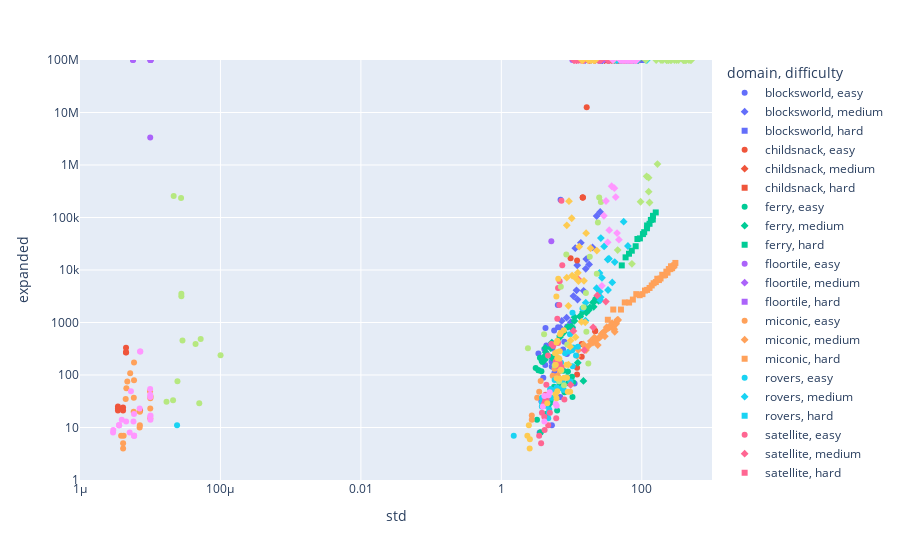

Source (notebook cell):
### Markdown cell above
### Bayesian s.t.d. vs other metrics

### Code cell
df = WHOLE_DF.copy()
df = df[df["model"] == rename(GPR)]
metric = "expanded"
df[metric] = np.where(df["solved"], df[metric], PLOT_MAX_EXPANDED)
fig = px.scatter(
    df, x="std", y=metric, color="domain", symbol="difficulty", log_x=True, log_y=True, range_x=(1e-6, PLOT_MAX_STD), range_y=(1, PLOT_MAX_EXPANDED), hover_data=["problem"]
)
fig.show()
fig.write_html("px/expanded_vs_std.html")

### Figure 1 — Plotly figure (JSON) as saved in the notebook; plotly's stock layout.template omitted (floating-point values rounded to 4 significant figures)
{"data": [{"customdata": [[1], [2], [3], [4], [5], [6], [7], [8], [9], [10], [11], [12], [13], [14], [15], [16], [17], [18], [19], [20], [21], [22], [23], [24], [25], [26], [27], [28], [29], [30]], "hovertemplate": "domain=blocksworld<br>difficulty=easy<br>std=%{x}<br>expanded=%{y}<br>problem=%{customdata[0]}<extra></extra>", "legendgroup": "blocksworld, easy", "marker": {"color": "#636efa", "symbol": "circle"}, "mode": "markers", "name": "blocksworld, easy", "orientation": "v", "showlegend": true, "type": "scatter", "x": [5.247, 3.515, 4.412, 4.275, 3.71, 6.901, 6.995, 4.256, 3.374, 11.04, 4.224, 8.592, 4.105, 5.699, 5.226, 5.189, 5.322, 5.391, 5.786, 5.908, 6.493, 5.653, 3.96, 6.429, 6.37, 7.882, 7.567, 8.666, 4.377, 6.97], "xaxis": "x", "y": [11, 8, 33, 33, 32, 38, 81, 784, 258, 69, 155, 252, 311, 109, 145, 179, 319, 143, 168, 233, 78, 702, 89, 812, 2156, 432, 306, 841, 366, 217086], "yaxis": "y"}, {"customdata": [[31], [32], [33], [34], [35], [36], [37], [38], [39], [40], [41], [42], [43], [44], [45], [46], [47], [48], [49], [50], [51], [52], [53], [54], [55], [56], [57], [58], [59], [60]], "hovertemplate": "domain=blocksworld<br>difficulty=medium<br>std=%{x}<br>expanded=%{y}<br>problem=%{customdata[0]}<extra></extra>", "legendgroup": "blocksworld, medium", "marker": {"color": "#636efa", "symbol": "diamond"}, "mode": "markers", "name": "blocksworld, medium", "orientation": "v", "showlegend": true, "type": "scatter", "x": [8.503, 6.954, 7.24, 11.77, 10.14, 9.754, 12.17, 10.63, 11.31, 12.05, 13.56, 16.2, 17.79, 14.85, 15.91, 15.67, 18.92, 21.33, 19.9, 21.4, 21.77, 22.76, 25.31, 24.39, 25.57, 27.54, 27.49, 25.76, 26.89, 34.01], "xaxis": "x", "y": [1233, 790, 1072, 4103, 769, 1012, 2739, 3193, 25996, 12309, 32993, 16148, 12791, 4007, 10506, 100000000, 100000000, 100000000, 26921, 100000000, 100000000, 106907, 100000000, 100000000, 127287, 100000000, 100000000, 100000000, 100000000, 100000000], "yaxis": "y"}, {"customdata": [[61], [62], [63], [64], [65], [66], [67], [68], [69], [70], [71], [72], [73], [74], [75], [76], [77], [78], [79], [80], [81], [82], [83], [84], [85], [86], [87], [88], [89], [90]], "hovertemplate": "domain=blocksworld<br>difficulty=hard<br>std=%{x}<br>expanded=%{y}<br>problem=%{customdata[0]}<extra></extra>", "legendgroup": "blocksworld, hard", "marker": {"color": "#636efa", "symbol": "square"}, "mode": "markers", "name": "blocksworld, hard", "orientation": "v", "showlegend": true, "type": "scatter", "x": [29.4, 31.82, 34.08, 41.55, 44.66, 42.25, 50.27, 50.13, 54.25, 54.77, 55.91, 56.08, 56.63, 61.49, 64.18, 71.58, 64.32, 78.51, 78.24, 77.76, 75.66, 91.26, 87.62, 89.14, 83.05, 91.48, 98.49, 96.09, 96.05, 109.5], "xaxis": "x", "y": [100000000, 100000000, 100000000, 100000000, 100000000, 100000000, 100000000, 100000000, 100000000, 100000000, 100000000, 100000000, 100000000, 100000000, 100000000, 100000000, 100000000, 100000000, 100000000, 100000000, 100000000, 100000000, 100000000, 100000000, 100000000, 100000000, 100000000, 100000000, 100000000, 100000000], "yaxis": "y"}, {"customdata": [[1], [2], [3], [4], [5], [6], [7], [8], [9], [10], [11], [12], [13], [14], [15], [16], [17], [18], [19], [20], [21], [22], [23], [24], [25], [26], [27], [28], [29], [30]], "hovertemplate": "domain=childsnack<br>difficulty=easy<br>std=%{x}<br>expanded=%{y}<br>problem=%{customdata[0]}<extra></extra>", "legendgroup": "childsnack, easy", "marker": {"color": "#EF553B", "symbol": "circle"}, "mode": "markers", "name": "childsnack, easy", "orientation": "v", "showlegend": true, "type": "scatter", "x": [3.471e-06, 3.471e-06, 3.471e-06, 4.102e-06, 4.102e-06, 4.524e-06, 4.524e-06, 4.524e-06, 7.168e-06, 9.691, 11.99, 11.99, 11.99, 13.96, 13.96, 14.45, 14.45, 14.45, 16.43, 16.43, 17.79, 17.79, 19.25, 19.73, 19.73, 20.24, 21.7, 21.7, 22.2, 22.2], "xaxis": "x", "y": [21, 25, 23, 21, 24, 268, 272, 329, 21, 16800, 102, 15124, 137, 222, 389, 241612, 241562, 241569, 12636411, 100000000, 100000000, 100000000, 100000000, 100000000, 100000000, 100000000, 687, 686, 100000000, 100000000], "yaxis": "y"}, {"customdata": [[31], [32], [33], [34], [35], [36], [37], [38], [39], [40], [41], [42], [43], [44], [45], [46], [47], [48], [49], [50], [51], [52], [53], [54], [55], [56], [57], [58], [59], [60]], "hovertemplate": "domain=childsnack<br>difficulty=medium<br>std=%{x}<br>expanded=%{y}<br>problem=%{customdata[0]}<extra></extra>", "legendgroup": "childsnack, medium", "marker": {"color": "#EF553B", "symbol": "diamond"}, "mode": "markers", "name": "childsnack, medium", "orientation": "v", "showlegend": true, "type": "scatter", "x": [29.3, 29.7, 32.14, 34.18, 36.64, 38.68, 41.15, 43.18, 44.71, 46.74, 49.22, 51.24, 53.73, 55.76, 58.25, 60.98, 61.45, 63.96, 65.97, 68.48, 70.49, 73.0, 75.01, 76.24, 78.25, 80.76, 82.77, 85.28, 87.29, 89.8], "xaxis": "x", "y": [100000000, 100000000, 100000000, 100000000, 100000000, 100000000, 100000000, 100000000, 100000000, 100000000, 100000000, 100000000, 100000000, 100000000, 100000000, 100000000, 100000000, 100000000, 100000000, 100000000, 100000000, 100000000, 100000000, 100000000, 100000000, 100000000, 100000000, 100000000, 100000000, 100000000], "yaxis": "y"}, {"customdata": [[61], [62], [63], [64], [65], [66], [67], [68], [69], [70], [71], [72], [73], [74], [75], [76], [77], [78], [79], [80], [81], [82], [83], [84], [85], [86], [87], [88], [89], [90]], "hovertemplate": "domain=childsnack<br>difficulty=hard<br>std=%{x}<br>expanded=%{y}<br>problem=%{customdata[0]}<extra></extra>", "legendgroup": "childsnack, hard", "marker": {"color": "#EF553B", "symbol": "square"}, "mode": "markers", "name": "childsnack, hard", "orientation": "v", "showlegend": true, "type": "scatter", "x": [-1, -1, -1, -1, -1, -1, -1, -1, -1, -1, -1, -1, -1, -1, -1, -1, -1, -1, -1, -1, -1, -1, -1, -1, -1, -1, -1, -1, -1, -1], "xaxis": "x", "y": [100000000, 100000000, 100000000, 100000000, 100000000, 100000000, 100000000, 100000000, 100000000, 100000000, 100000000, 100000000, 100000000, 100000000, 100000000, 100000000, 100000000, 100000000, 100000000, 100000000, 100000000, 100000000, 100000000, 100000000, 100000000, 100000000, 100000000, 100000000, 100000000, 100000000], "yaxis": "y"}, {"customdata": [[1], [2], [3], [4], [5], [6], [7], [8], [9], [10], [11], [12], [13], [14], [15], [16], [17], [18], [19], [20], [21], [22], [23], [24], [25], [26], [27], [28], [29], [30]], "hovertemplate": "domain=ferry<br>difficulty=easy<br>std=%{x}<br>expanded=%{y}<br>problem=%{customdata[0]}<extra></extra>", "legendgroup": "ferry, easy", "marker": {"color": "#00cc96", "symbol": "circle"}, "mode": "markers", "name": "ferry, easy", "orientation": "v", "showlegend": true, "type": "scatter", "x": [3.618, 3.618, 4.317, 3.222, 6.233, 4.733, 5.034, 5.168, 10.31, 7.937, 5.646, 7.119, 10.54, 8.953, 6.779, 7.685, 8.882, 10.15, 8.641, 3.395, 3.372, 3.723, 3.085, 3.842, 3.545, 3.751, 5.519, 4.162, 3.795, 5.146], "xaxis": "x", "y": [8, 8, 18, 14, 21, 27, 30, 36, 38, 47, 60, 58, 73, 70, 66, 120, 116, 93, 91, 123, 123, 118, 136, 176, 212, 187, 205, 228, 187, 221], "yaxis": "y"}, {"customdata": [[31], [32], [33], [34], [35], [36], [37], [38], [39], [40], [41], [42], [43], [44], [45], [46], [47], [48], [49], [50], [51], [52], [53], [54], [55], [56], [57], [58], [59], [60]], "hovertemplate": "domain=ferry<br>difficulty=medium<br>std=%{x}<br>expanded=%{y}<br>problem=%{customdata[0]}<extra></extra>", "legendgroup": "ferry, medium", "marker": {"color": "#00cc96", "symbol": "diamond"}, "mode": "markers", "name": "ferry, medium", "orientation": "v", "showlegend": true, "type": "scatter", "x": [14.75, 12.26, 4.18, 4.294, 4.215, 5.041, 5.239, 6.848, 6.897, 7.76, 8.887, 10.23, 9.886, 10.99, 11.02, 13.25, 13.23, 14.52, 16.26, 16.39, 15.89, 17.62, 18.28, 20.67, 20.21, 21.8, 22.33, 22.85, 24.29, 24.13], "xaxis": "x", "y": [77, 171, 196, 271, 327, 325, 415, 529, 566, 652, 828, 816, 843, 1073, 1263, 1293, 1325, 1587, 1543, 1642, 1928, 1725, 1941, 1993, 2407, 2627, 2905, 2914, 2588, 2947], "yaxis": "y"}, {"customdata": [[61], [62], [63], [64], [65], [66], [67], [68], [69], [70], [71], [72], [73], [74], [75], [76], [77], [78], [79], [80], [81], [82], [83], [84], [85], [86], [87], [88], [89], [90]], "hovertemplate": "domain=ferry<br>difficulty=hard<br>std=%{x}<br>expanded=%{y}<br>problem=%{customdata[0]}<extra></extra>", "legendgroup": "ferry, hard", "marker": {"color": "#00cc96", "symbol": "square"}, "mode": "markers", "name": "ferry, hard", "orientation": "v", "showlegend": true, "type": "scatter", "x": [51.89, 58.84, 65.74, 72.07, 81.85, 86.69, 94.08, 103.9, 108.2, 118.5, 119.1, 129.0, 134.7, 143.5, 144.3, 158.1, -1, -1, -1, -1, -1, -1, -1, -1, -1, -1, -1, -1, -1, -1], "xaxis": "x", "y": [12231, 17419, 20422, 23322, 28349, 38987, 40029, 48282, 52491, 62351, 70474, 75853, 89865, 91317, 107668, 124910, 100000000, 100000000, 100000000, 100000000, 100000000, 100000000, 100000000, 100000000, 100000000, 100000000, 100000000, 100000000, 100000000, 100000000], "yaxis": "y"}, {"customdata": [[1], [2], [3], [4], [5], [6], [7], [8], [9], [10], [11], [12], [13], [14], [15], [16], [17], [18], [19], [20], [21], [22], [23], [24], [25], [26], [27], [28], [29], [30]], "hovertemplate": "domain=floortile<br>difficulty=easy<br>std=%{x}<br>expanded=%{y}<br>problem=%{customdata[0]}<extra></extra>", "legendgroup": "floortile, easy", "marker": {"color": "#ab63fa", "symbol": "circle"}, "mode": "markers", "name": "floortile, easy", "orientation": "v", "showlegend": true, "type": "scatter", "x": [5.151, 10.28, 1e-05, 1.005e-05, 14.64, 5.682e-06, 5.682e-06, 1.014e-05, 1.014e-05, 1.009e-05, 15.58, 28.18, 28.18, 15.18, 15.18, 24.32, 23.03, 23.03, 23.03, 13.04, 17.98, 15.05, 26.89, 22.8, 22.54, 22.8, 23.38, 22.8, 18.14, 23.07], "xaxis": "x", "y": [35400, 100000000, 3326192, 100000000, 100000000, 100000000, 100000000, 100000000, 100000000, 100000000, 100000000, 100000000, 100000000, 100000000, 100000000, 100000000, 100000000, 100000000, 100000000, 100000000, 100000000, 100000000, 100000000, 100000000, 100000000, 100000000, 100000000, 100000000, 100000000, 100000000], "yaxis": "y"}, {"customdata": [[31], [32], [33], [34], [35], [36], [37], [38], [39], [40], [41], [42], [43], [44], [45], [46], [47], [48], [49], [50], [51], [52], [53], [54], [55], [56], [57], [58], [59], [60]], "hovertemplate": "domain=floortile<br>difficulty=medium<br>std=%{x}<br>expanded=%{y}<br>problem=%{customdata[0]}<extra></extra>", "legendgroup": "floortile, medium", "marker": {"color": "#ab63fa", "symbol": "diamond"}, "mode": "markers", "name": "floortile, medium", "orientation": "v", "showlegend": true, "type": "scatter", "x": [-1, -1, -1, -1, -1, -1, -1, -1, -1, -1, -1, -1, -1, -1, -1, -1, -1, -1, -1, -1, -1, -1, -1, -1, -1, -1, -1, -1, -1, -1], "xaxis": "x", "y": [100000000, 100000000, 100000000, 100000000, 100000000, 100000000, 100000000, 100000000, 100000000, 100000000, 100000000, 100000000, 100000000, 100000000, 100000000, 100000000, 100000000, 100000000, 100000000, 100000000, 100000000, 100000000, 100000000, 100000000, 100000000, 100000000, 100000000, 100000000, 100000000, 100000000], "yaxis": "y"}, {"customdata": [[61], [62], [63], [64], [65], [66], [67], [68], [69], [70], [71], [72], [73], [74], [75], [76], [77], [78], [79], [80], [81], [82], [83], [84], [85], [86], [87], [88], [89], [90]], "hovertemplate": "domain=floortile<br>difficulty=hard<br>std=%{x}<br>expanded=%{y}<br>problem=%{customdata[0]}<extra></extra>", "legendgroup": "floortile, hard", "marker": {"color": "#ab63fa", "symbol": "square"}, "mode": "markers", "name": "floortile, hard", "orientation": "v", "showlegend": true, "type": "scatter", "x": [-1, -1, -1, -1, -1, -1, -1, -1, -1, -1, -1, -1, -1, -1, -1, -1, -1, -1, -1, -1, -1, -1, -1, -1, -1, -1, -1, -1, -1, -1], "xaxis": "x", "y": [100000000, 100000000, 100000000, 100000000, 100000000, 100000000, 100000000, 100000000, 100000000, 100000000, 100000000, 100000000, 100000000, 100000000, 100000000, 100000000, 100000000, 100000000, 100000000, 100000000, 100000000, 100000000, 100000000, 100000000, 100000000, 100000000, 100000000, 100000000, 100000000, 100000000], "yaxis": "y"}, {"customdata": [[1], [2], [3], [4], [5], [6], [7], [8], [9], [10], [11], [12], [13], [14], [15], [16], [17], [18], [19], [20], [21], [22], [23], [24], [25], [26], [27], [28], [29], [30]], "hovertemplate": "domain=miconic<br>difficulty=easy<br>std=%{x}<br>expanded=%{y}<br>problem=%{customdata[0]}<extra></extra>", "legendgroup": "miconic, easy", "marker": {"color": "#FFA15A", "symbol": "circle"}, "mode": "markers", "name": "miconic, easy", "orientation": "v", "showlegend": true, "type": "scatter", "x": [4.109e-06, 4.109e-06, 4.181e-06, 7.117e-06, 3.852e-06, 7.065e-06, 2.715, 1.001e-05, 2.715, 5.811e-06, 7.105e-06, 1.002e-05, 1.005e-05, 5.84e-06, 4.473e-06, 3.46, 3.239, 1.012e-05, 3.632, 9.934e-06, 4.574e-06, 4.72e-06, 5.879e-06, 6.283, 6.385, 5.18e-06, 5.387, 5.879e-06, 5.718, 6.837], "xaxis": "x", "y": [5, 4, 7, 11, 7, 10, 17, 15, 14, 20, 20, 23, 36, 37, 35, 48, 37, 39, 77, 49, 56, 75, 79, 97, 94, 108, 97, 173, 132, 119], "yaxis": "y"}, {"customdata": [[31], [32], [33], [34], [35], [36], [37], [38], [39], [40], [41], [42], [43], [44], [45], [46], [47], [48], [49], [50], [51], [52], [53], [54], [55], [56], [57], [58], [59], [60]], "hovertemplate": "domain=miconic<br>difficulty=medium<br>std=%{x}<br>expanded=%{y}<br>problem=%{customdata[0]}<extra></extra>", "legendgroup": "miconic, medium", "marker": {"color": "#FFA15A", "symbol": "diamond"}, "mode": "markers", "name": "miconic, medium", "orientation": "v", "showlegend": true, "type": "scatter", "x": [12.04, 12.5, 14.78, 16.06, 15.87, 17.48, 18.84, 20.12, 21.18, 22.14, 23.62, 25.07, 25.63, 26.96, 28.54, 29.81, 31.01, 31.69, 33.14, 34.49, 35.57, 36.71, 37.8, 38.68, 40.49, 41.2, 43.13, 43.93, 44.94, 46.08], "xaxis": "x", "y": [231, 300, 383, 298, 341, 359, 442, 413, 520, 450, 372, 514, 544, 612, 650, 545, 731, 816, 782, 808, 847, 813, 968, 814, 746, 667, 947, 1049, 1126, 1120], "yaxis": "y"}, {"customdata": [[61], [62], [63], [64], [65], [66], [67], [68], [69], [70], [71], [72], [73], [74], [75], [76], [77], [78], [79], [80], [81], [82], [83], [84], [85], [86], [87], [88], [89], [90]], "hovertemplate": "domain=miconic<br>difficulty=hard<br>std=%{x}<br>expanded=%{y}<br>problem=%{customdata[0]}<extra></extra>", "legendgroup": "miconic, hard", "marker": {"color": "#FFA15A", "symbol": "square"}, "mode": "markers", "name": "miconic, hard", "orientation": "v", "showlegend": true, "type": "scatter", "x": [32.87, 39.25, 50.54, 57.25, 65.97, 74.71, 83.5, 93.32, 102.3, 110.9, 119.2, 129.1, 138.6, 147.5, 158.5, 166.4, 175.4, 185.1, 195.6, 205.1, 214.5, 224.0, 233.1, 242.6, 255.1, 260.8, 270.6, 282.3, 291.4, 300.9], "xaxis": "x", "y": [1128, 1766, 1765, 2408, 2402, 2733, 3469, 3309, 3471, 4063, 4179, 4547, 5073, 5596, 5887, 6816, 6423, 6891, 8102, 7855, 8035, 9317, 8898, 10423, 10389, 11771, 10837, 11805, 12386, 13633], "yaxis": "y"}, {"customdata": [[1], [2], [3], [4], [5], [6], [7], [8], [9], [10], [11], [12], [13], [14], [15], [16], [17], [18], [19], [20], [21], [22], [23], [24], [25], [26], [27], [28], [29], [30]], "hovertemplate": "domain=rovers<br>difficulty=easy<br>std=%{x}<br>expanded=%{y}<br>problem=%{customdata[0]}<extra></extra>", "legendgroup": "rovers, easy", "marker": {"color": "#19d3f3", "symbol": "circle"}, "mode": "markers", "name": "rovers, easy", "orientation": "v", "showlegend": true, "type": "scatter", "x": [4.654, 4.736, 5.198, 4.539, 1.502, 3.777, 3.795, 4.815, 2.41e-05, 4.355, 4.957, 7.428, 6.153, 3.776, 5.285, 7.256, 7.086, 5.744, 8.083, 10.22, 9.64, 9.226, 11.58, 10.31, 10.36, 9.504, 10.55, 14.3, 7.753, 12.3], "xaxis": "x", "y": [15, 19, 37, 30, 7, 25, 37, 22, 11, 26, 54, 77, 58, 30, 52, 56, 171, 80, 261, 297, 75, 281, 235, 1526, 147, 596, 333, 1842, 52, 346], "yaxis": "y"}, {"customdata": [[31], [32], [33], [34], [35], [36], [37], [38], [39], [40], [41], [42], [43], [44], [45], [46], [47], [48], [49], [50], [51], [52], [53], [54], [55], [56], [57], [58], [59], [60]], "hovertemplate": "domain=rovers<br>difficulty=medium<br>std=%{x}<br>expanded=%{y}<br>problem=%{customdata[0]}<extra></extra>", "legendgroup": "rovers, medium", "marker": {"color": "#19d3f3", "symbol": "diamond"}, "mode": "markers", "name": "rovers, medium", "orientation": "v", "showlegend": true, "type": "scatter", "x": [15.9, 15.79, 26.0, 25.0, 33.06, 22.73, 25.68, 41.22, 27.1, 25.26, 44.16, 55.23, 37.98, 29.1, 26.12, 32.75, 48.37, 64.36, 44.37, 52.44, 60.36, 40.53, 87.94, 34.1, 87.63, 63.47, 77.87, 76.68, 86.6, 118.1], "xaxis": "x", "y": [2387, 1083, 3033, 8794, 4164, 4498, 2663, 14184, 7080, 3889, 100000000, 83243, 5808, 28082, 40639, 15859, 100000000, 100000000, 100000000, 100000000, 100000000, 100000000, 100000000, 16461, 100000000, 28631, 100000000, 100000000, 100000000, 100000000], "yaxis": "y"}, {"customdata": [[61], [62], [63], [64], [65], [66], [67], [68], [69], [70], [71], [72], [73], [74], [75], [76], [77], [78], [79], [80], [81], [82], [83], [84], [85], [86], [87], [88], [89], [90]], "hovertemplate": "domain=rovers<br>difficulty=hard<br>std=%{x}<br>expanded=%{y}<br>problem=%{customdata[0]}<extra></extra>", "legendgroup": "rovers, hard", "marker": {"color": "#19d3f3", "symbol": "square"}, "mode": "markers", "name": "rovers, hard", "orientation": "v", "showlegend": true, "type": "scatter", "x": [-1, -1, -1, -1, -1, -1, -1, -1, -1, -1, -1, -1, -1, -1, -1, -1, -1, -1, -1, -1, -1, -1, -1, -1, -1, -1, -1, -1, -1, -1], "xaxis": "x", "y": [100000000, 100000000, 100000000, 100000000, 100000000, 100000000, 100000000, 100000000, 100000000, 100000000, 100000000, 100000000, 100000000, 100000000, 100000000, 100000000, 100000000, 100000000, 100000000, 100000000, 100000000, 100000000, 100000000, 100000000, 100000000, 100000000, 100000000, 100000000, 100000000, 100000000], "yaxis": "y"}, {"customdata": [[1], [2], [3], [4], [5], [6], [7], [8], [9], [10], [11], [12], [13], [14], [15], [16], [17], [18], [19], [20], [21], [22], [23], [24], [25], [26], [27], [28], [29], [30]], "hovertemplate": "domain=satellite<br>difficulty=easy<br>std=%{x}<br>expanded=%{y}<br>problem=%{customdata[0]}<extra></extra>", "legendgroup": "satellite, easy", "marker": {"color": "#FF6692", "symbol": "circle"}, "mode": "markers", "name": "satellite, easy", "orientation": "v", "showlegend": true, "type": "scatter", "x": [3.684, 4.653, 4.134, 3.456, 4.252, 3.786, 4.916, 4.189, 4.09, 4.418, 4.617, 4.052, 6.046, 7.904, 4.376, 6.65, 5.167, 6.382, 5.488, 6.269, 6.793, 5.936, 6.424, 6.687, 6.427, 7.175, 7.372, 6.77, 6.418, 7.245], "xaxis": "x", "y": [5, 11, 9, 7, 42, 19, 19, 32, 16, 34, 235, 28, 15, 34, 65, 156, 388, 149, 358, 1173, 172, 180, 151, 2160, 4563, 208197, 12367, 6111, 409, 140], "yaxis": "y"}, {"customdata": [[31], [32], [33], [34], [35], [36], [37], [38], [39], [40], [41], [42], [43], [44], [45], [46], [47], [48], [49], [50], [51], [52], [53], [54], [55], [56], [57], [58], [59], [60]], "hovertemplate": "domain=satellite<br>difficulty=medium<br>std=%{x}<br>expanded=%{y}<br>problem=%{customdata[0]}<extra></extra>", "legendgroup": "satellite, medium", "marker": {"color": "#FF6692", "symbol": "diamond"}, "mode": "markers", "name": "satellite, medium", "orientation": "v", "showlegend": true, "type": "scatter", "x": [11.89, 12.66, 10.63, 10.77, 11.0, 11.8, 13.65, 9.699, 12.41, 11.65, 23.86, 15.19, 17.26, 17.95, 14.5, 23.26, 14.98, 15.04, 21.12, 30.78, 25.22, 26.23, 17.82, 34.04, 18.21, 32.83, 38.41, 20.31, 37.71, 21.43], "xaxis": "x", "y": [100000000, 100000000, 689, 100000000, 100000000, 100000000, 100000000, 65, 6713, 100000000, 100000000, 297, 100000000, 100000000, 100000000, 3279, 100000000, 100000000, 100000000, 2499, 100000000, 100000000, 100000000, 100000000, 100000000, 100000000, 100000000, 808, 100000000, 100000000], "yaxis": "y"}, {"customdata": [[61], [62], [63], [64], [65], [66], [67], [68], [69], [70], [71], [72], [73], [74], [75], [76], [77], [78], [79], [80], [81], [82], [83], [84], [85], [86], [87], [88], [89], [90]], "hovertemplate": "domain=satellite<br>difficulty=hard<br>std=%{x}<br>expanded=%{y}<br>problem=%{customdata[0]}<extra></extra>", "legendgroup": "satellite, hard", "marker": {"color": "#FF6692", "symbol": "square"}, "mode": "markers", "name": "satellite, hard", "orientation": "v", "showlegend": true, "type": "scatter", "x": [-1, -1, -1, -1, -1, -1, -1, -1, -1, -1, -1, -1, -1, -1, -1, -1, -1, -1, -1, -1, -1, -1, -1, -1, -1, -1, -1, -1, -1, -1], "xaxis": "x", "y": [100000000, 100000000, 100000000, 100000000, 100000000, 100000000, 100000000, 100000000, 100000000, 100000000, 100000000, 100000000, 100000000, 100000000, 100000000, 100000000, 100000000, 100000000, 100000000, 100000000, 100000000, 100000000, 100000000, 100000000, 100000000, 100000000, 100000000, 100000000, 100000000, 100000000], "yaxis": "y"}, {"customdata": [[1], [2], [3], [4], [5], [6], [7], [8], [9], [10], [11], [12], [13], [14], [15], [16], [17], [18], [19], [20], [21], [22], [23], [24], [25], [26], [27], [28], [29], [30]], "hovertemplate": "domain=sokoban<br>difficulty=easy<br>std=%{x}<br>expanded=%{y}<br>problem=%{customdata[0]}<extra></extra>", "legendgroup": "sokoban, easy", "marker": {"color": "#B6E880", "symbol": "circle"}, "mode": "markers", "name": "sokoban, easy", "orientation": "v", "showlegend": true, "type": "scatter", "x": [7.805, 2.115e-05, 1.706e-05, 2.393, 6.657, 17.33, 2.443e-05, 8.686, 4.424e-05, 4.996e-05, 5.762, 5.23e-05, 2.88e-05, 7.154, 0.0001003, 16.25, 2.777e-05, 2.777e-05, 22.88, 7.035, 14.85, 4.062, 16.02, 8.418, 2.751e-05, 24.76, 2.158e-05, 18.18, 23.72, 26.16], "xaxis": "x", "y": [64, 33, 31, 322, 76, 166, 76, 380, 388, 29, 154, 486, 455, 122, 238, 663, 3164, 3546, 8516, 4817, 1942, 599, 3652, 19830, 235086, 241582, 256959, 17872, 80461, 197783], "yaxis": "y"}, {"customdata": [[31], [32], [33], [34], [35], [36], [37], [38], [39], [40], [41], [42], [43], [44], [45], [46], [47], [48], [49], [50], [51], [52], [53], [54], [55], [56], [57], [58], [59], [60]], "hovertemplate": "domain=sokoban<br>difficulty=medium<br>std=%{x}<br>expanded=%{y}<br>problem=%{customdata[0]}<extra></extra>", "legendgroup": "sokoban, medium", "marker": {"color": "#B6E880", "symbol": "diamond"}, "mode": "markers", "name": "sokoban, medium", "orientation": "v", "showlegend": true, "type": "scatter", "x": [45.37, 39.47, 72.43, 96.15, 117.1, 125.1, 114.0, 129.1, 125.4, 167.3, 160.5, 199.6, 187.9, 224.9, 238.4, 240.6, 264, 227.9, 255.6, 313.0, 292.3, 389.5, 409.3, 333.6, 429.2, 392.8, 415.4, 505.9, 469.1, 493.0], "xaxis": "x", "y": [23953, 100000000, 13086, 199468, 607576, 574401, 100000000, 193093, 310881, 1043295, 100000000, 100000000, 100000000, 100000000, 100000000, 100000000, 100000000, 100000000, 100000000, 100000000, 100000000, 100000000, 100000000, 100000000, 100000000, 100000000, 100000000, 100000000, 100000000, 100000000], "yaxis": "y"}, {"customdata": [[61], [62], [63], [64], [65], [66], [67], [68], [69], [70], [71], [72], [73], [74], [75], [76], [77], [78], [79], [80], [81], [82], [83], [84], [85], [86], [87], [88], [89], [90]], "hovertemplate": "domain=sokoban<br>difficulty=hard<br>std=%{x}<br>expanded=%{y}<br>problem=%{customdata[0]}<extra></extra>", "legendgroup": "sokoban, hard", "marker": {"color": "#B6E880", "symbol": "square"}, "mode": "markers", "name": "sokoban, hard", "orientation": "v", "showlegend": true, "type": "scatter", "x": [-1, -1, -1, -1, -1, -1, -1, -1, -1, -1, -1, -1, -1, -1, -1, -1, -1, -1, -1, -1, -1, -1, -1, -1, -1, -1, -1, -1, -1, -1], "xaxis": "x", "y": [100000000, 100000000, 100000000, 100000000, 100000000, 100000000, 100000000, 100000000, 100000000, 100000000, 100000000, 100000000, 100000000, 100000000, 100000000, 100000000, 100000000, 100000000, 100000000, 100000000, 100000000, 100000000, 100000000, 100000000, 100000000, 100000000, 100000000, 100000000, 100000000, 100000000], "yaxis": "y"}, {"customdata": [[1], [2], [3], [4], [5], [6], [7], [8], [9], [10], [11], [12], [13], [14], [15], [16], [17], [18], [19], [20], [21], [22], [23], [24], [25], [26], [27], [28], [29], [30]], "hovertemplate": "domain=spanner<br>difficulty=easy<br>std=%{x}<br>expanded=%{y}<br>problem=%{customdata[0]}<extra></extra>", "legendgroup": "spanner, easy", "marker": {"color": "#FF97FF", "symbol": "circle"}, "mode": "markers", "name": "spanner, easy", "orientation": "v", "showlegend": true, "type": "scatter", "x": [5.893e-06, 5.893e-06, 5.893e-06, 2.959e-06, 5.102e-06, 2.978e-06, 3.6e-06, 3.6e-06, 3.6e-06, 5.771e-06, 4.536e-06, 4.105, 1.007e-05, 1e-05, 1.009e-05, 5.879e-06, 5.933, 3.932e-06, 4.101, 1e-05, 1e-05, 5.31e-06, 6.14, 9.979e-06, 7.073e-06, 3.896, 4.718, 4.894, 7.232e-06, 7.168e-06], "xaxis": "x", "y": [7, 7, 7, 8, 8, 9, 11, 11, 11, 13, 13, 13, 14, 16, 17, 18, 28, 14, 40, 38, 42, 49, 26, 54, 23, 25, 41, 47, 279, 279], "yaxis": "y"}, {"customdata": [[31], [32], [33], [34], [35], [36], [37], [38], [39], [40], [41], [42], [43], [44], [45], [46], [47], [48], [49], [50], [51], [52], [53], [54], [55], [56], [57], [58], [59], [60]], "hovertemplate": "domain=spanner<br>difficulty=medium<br>std=%{x}<br>expanded=%{y}<br>problem=%{customdata[0]}<extra></extra>", "legendgroup": "spanner, medium", "marker": {"color": "#FF97FF", "symbol": "diamond"}, "mode": "markers", "name": "spanner, medium", "orientation": "v", "showlegend": true, "type": "scatter", "x": [27.04, 28.85, 30.93, 32.68, 34.38, 37.24, 38.89, 40.76, 42.56, 44.46, 47.28, 49.1, 50.96, 53.06, 54.65, 57.44, 59.11, 61.04, 62.88, 64.87, 67.45, 69.5, 71.15, 73.33, 75.04, 77.82, 79.45, 81.28, 83.21, 85.02], "xaxis": "x", "y": [4994, 107980, 206096, 33632, 57459, 393813, 100000000, 361818, 245340, 50423, 37864, 100000000, 100000000, 100000000, 100000000, 100000000, 100000000, 100000000, 100000000, 100000000, 100000000, 100000000, 100000000, 100000000, 100000000, 100000000, 100000000, 100000000, 100000000, 100000000], "yaxis": "y"}, {"customdata": [[61], [62], [63], [64], [65], [66], [67], [68], [69], [70], [71], [72], [73], [74], [75], [76], [77], [78], [79], [80], [81], [82], [83], [84], [85], [86], [87], [88], [89], [90]], "hovertemplate": "domain=spanner<br>difficulty=hard<br>std=%{x}<br>expanded=%{y}<br>problem=%{customdata[0]}<extra></extra>", "legendgroup": "spanner, hard", "marker": {"color": "#FF97FF", "symbol": "square"}, "mode": "markers", "name": "spanner, hard", "orientation": "v", "showlegend": true, "type": "scatter", "x": [-1, -1, -1, -1, -1, -1, -1, -1, -1, -1, -1, -1, -1, -1, -1, -1, -1, -1, -1, -1, -1, -1, -1, -1, -1, -1, -1, -1, -1, -1], "xaxis": "x", "y": [100000000, 100000000, 100000000, 100000000, 100000000, 100000000, 100000000, 100000000, 100000000, 100000000, 100000000, 100000000, 100000000, 100000000, 100000000, 100000000, 100000000, 100000000, 100000000, 100000000, 100000000, 100000000, 100000000, 100000000, 100000000, 100000000, 100000000, 100000000, 100000000, 100000000], "yaxis": "y"}, {"customdata": [[1], [2], [3], [4], [5], [6], [7], [8], [9], [10], [11], [12], [13], [14], [15], [16], [17], [18], [19], [20], [21], [22], [23], [24], [25], [26], [27], [28], [29], [30]], "hovertemplate": "domain=transport<br>difficulty=easy<br>std=%{x}<br>expanded=%{y}<br>problem=%{customdata[0]}<extra></extra>", "legendgroup": "transport, easy", "marker": {"color": "#FECB52", "symbol": "circle"}, "mode": "markers", "name": "transport, easy", "orientation": "v", "showlegend": true, "type": "scatter", "x": [2.533, 2.465, 2.348, 2.547, 4.511, 6.104, 6.265, 5.915, 8.619, 9.558, 6.786, 8.826, 6.125, 8.507, 7.848, 7.759, 6.109, 5.83, 6.082, 5.962, 6.792, 7.047, 7.052, 6.078, 6.277, 6.264, 6.465, 6.478, 6.858, 6.711], "xaxis": "x", "y": [4, 11, 7, 6, 29, 36, 49, 43, 89, 48, 85, 48, 87, 157, 89, 712, 414, 261, 270, 157, 284, 126, 638, 3128, 449, 208, 6848, 211, 595, 204], "yaxis": "y"}, {"customdata": [[31], [32], [33], [34], [35], [36], [37], [38], [39], [40], [41], [42], [43], [44], [45], [46], [47], [48], [49], [50], [51], [52], [53], [54], [55], [56], [57], [58], [59], [60]], "hovertemplate": "domain=transport<br>difficulty=medium<br>std=%{x}<br>expanded=%{y}<br>problem=%{customdata[0]}<extra></extra>", "legendgroup": "transport, medium", "marker": {"color": "#FECB52", "symbol": "diamond"}, "mode": "markers", "name": "transport, medium", "orientation": "v", "showlegend": true, "type": "scatter", "x": [8.538, 9.021, 8.553, 9.558, 9.192, 9.044, 9.719, 10.19, 10.06, 11.17, 11.43, 12.85, 12.54, 12.28, 13.85, 14.0, 14.48, 15.03, 15.66, 16.13, 17.51, 17.26, 18.63, 18.76, 19.12, 20.56, 21.17, 20.77, 21.85, 22.89], "xaxis": "x", "y": [7147, 2078, 71085, 347, 204338, 158, 456, 7839, 96730, 7245, 526, 27842, 6154, 8866, 1029, 100000000, 100000000, 6229, 1006, 50181, 100000000, 100000000, 25951, 100000000, 100000000, 100000000, 100000000, 100000000, 100000000, 23445], "yaxis": "y"}, {"customdata": [[61], [62], [63], [64], [65], [66], [67], [68], [69], [70], [71], [72], [73], [74], [75], [76], [77], [78], [79], [80], [81], [82], [83], [84], [85], [86], [87], [88], [89], [90]], "hovertemplate": "domain=transport<br>difficulty=hard<br>std=%{x}<br>expanded=%{y}<br>problem=%{customdata[0]}<extra></extra>", "legendgroup": "transport, hard", "marker": {"color": "#FECB52", "symbol": "square"}, "mode": "markers", "name": "transport, hard", "orientation": "v", "showlegend": true, "type": "scatter", "x": [-1, -1, -1, -1, -1, -1, -1, -1, -1, -1, -1, -1, -1, -1, -1, -1, -1, -1, -1, -1, -1, -1, -1, -1, -1, -1, -1, -1, -1, -1], "xaxis": "x", "y": [100000000, 100000000, 100000000, 100000000, 100000000, 100000000, 100000000, 100000000, 100000000, 100000000, 100000000, 100000000, 100000000, 100000000, 100000000, 100000000, 100000000, 100000000, 100000000, 100000000, 100000000, 100000000, 100000000, 100000000, 100000000, 100000000, 100000000, 100000000, 100000000, 100000000], "yaxis": "y"}], "layout": {"legend": {"title": {"text": "domain, difficulty"}, "tracegroupgap": 0}, "margin": {"t": 60}, "xaxis": {"anchor": "y", "domain": [0, 1], "range": [-6.0, 3.0], "title": {"text": "std"}, "type": "log"}, "yaxis": {"anchor": "x", "domain": [0, 1], "range": [0, 8], "title": {"text": "expanded"}, "type": "log"}}}
